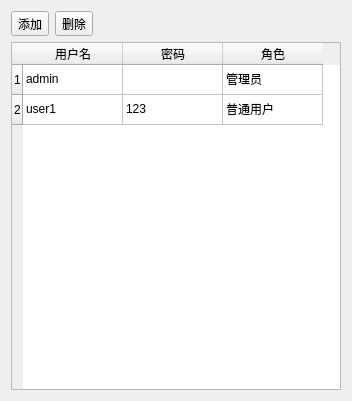
<?xml version="1.0" encoding="UTF-8"?>
<ui version="4.0">
 <class>UserConfigDlg</class>
 <widget class="QDialog" name="UserConfigDlg">
  <property name="geometry">
   <rect>
    <x>0</x>
    <y>0</y>
    <width>352</width>
    <height>401</height>
   </rect>
  </property>
  <property name="windowTitle">
   <string>Dialog</string>
  </property>
  <layout class="QVBoxLayout" name="verticalLayout">
   <item>
    <layout class="QHBoxLayout" name="horizontalLayout">
     <item>
      <widget class="QToolButton" name="toolButton">
       <property name="text">
        <string>添加</string>
       </property>
      </widget>
     </item>
     <item>
      <widget class="QToolButton" name="toolButton_2">
       <property name="text">
        <string>删除</string>
       </property>
      </widget>
     </item>
     <item>
      <spacer name="horizontalSpacer">
       <property name="orientation">
        <enum>Qt::Horizontal</enum>
       </property>
       <property name="sizeHint" stdset="0">
        <size>
         <width>40</width>
         <height>20</height>
        </size>
       </property>
      </spacer>
     </item>
    </layout>
   </item>
   <item>
    <widget class="QTableWidget" name="tableWidget">
     <row>
      <property name="text">
       <string>1</string>
      </property>
     </row>
     <row>
      <property name="text">
       <string>2</string>
      </property>
     </row>
     <column>
      <property name="text">
       <string>用户名</string>
      </property>
     </column>
     <column>
      <property name="text">
       <string>密码</string>
      </property>
     </column>
     <column>
      <property name="text">
       <string>角色</string>
      </property>
     </column>
     <item row="0" column="0">
      <property name="text">
       <string>admin</string>
      </property>
     </item>
     <item row="0" column="2">
      <property name="text">
       <string>管理员</string>
      </property>
     </item>
     <item row="1" column="0">
      <property name="text">
       <string>user1</string>
      </property>
     </item>
     <item row="1" column="1">
      <property name="text">
       <string>123</string>
      </property>
     </item>
     <item row="1" column="2">
      <property name="text">
       <string>普通用户</string>
      </property>
     </item>
    </widget>
   </item>
  </layout>
 </widget>
 <resources/>
 <connections/>
</ui>
